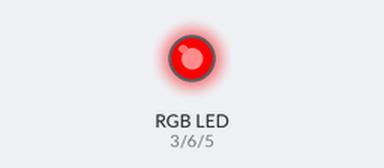
The sketch below on a simulated Arduino Uno, built with avr-gcc and run on an emulated ATmega328P. Shown: an RGB LED mixed from three pins (HIGH = lit).

Above: at 0.6 s.
At 1.9 s:
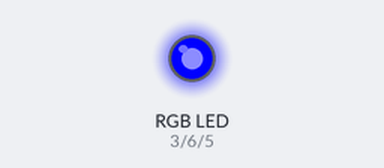
At 7.0 s:
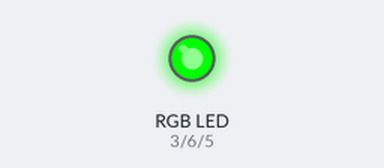
Timing chart, 0 to 8.9 s (numbered marks = the images above):
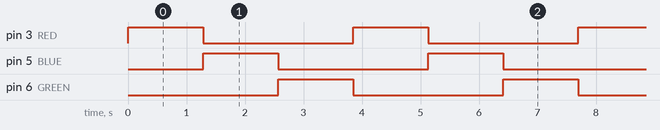

Measured:
- by itself, pin 3 (RED), pin 5 (BLUE), pin 6 (GREEN): alternates HIGH for 1.3 s and LOW for 2.6 s

The sketch:

LED2.ino
```cpp
//Simple arduino program to have three LEDs fade out into the next

#define BLUE 5
#define GREEN 6
#define RED 3

void setup() {
  // put your setup code here, to run once:
  pinMode(RED, OUTPUT);
  pinMode(GREEN, OUTPUT);
  pinMode(BLUE, OUTPUT);
  digitalWrite(RED, LOW);
  digitalWrite(BLUE, LOW);
  digitalWrite(GREEN, LOW);
}

void loop() {
  // put your main code here, to run repeatedly:
  digitalWrite(RED, HIGH);
  for(int redVal = 255; redVal >= 0; redVal--){
    delay(5);
    analogWrite(RED, redVal);
  }
  digitalWrite(BLUE, HIGH);
  for(int blueVal = 255; blueVal >= 0; blueVal--){
    delay(5);
    analogWrite(BLUE, blueVal);
  }
  digitalWrite(GREEN, HIGH);
  for(int greenVal = 255; greenVal >= 0; greenVal--){
    delay(5);
    analogWrite(GREEN, greenVal);
  }
}
```
